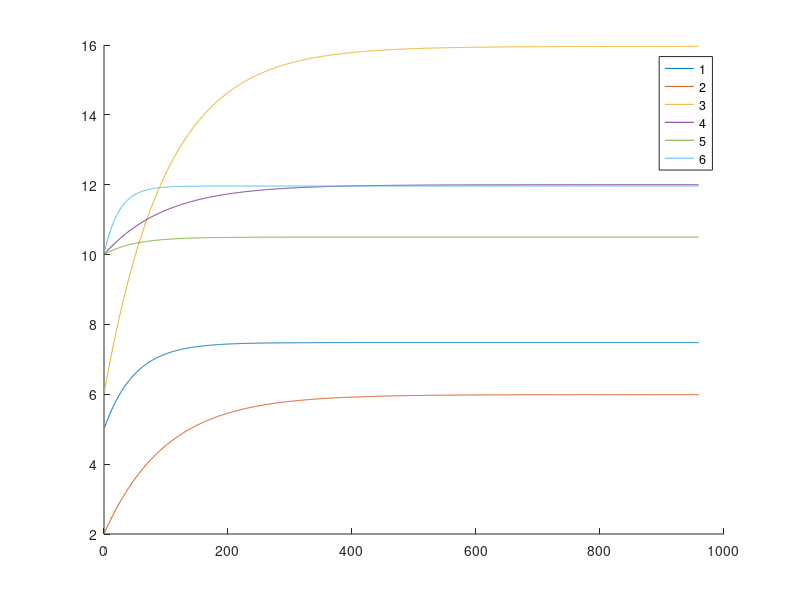

The MATLAB source for this figure:
clc
clear
%--------------------------------------------------------------------------
%输入阻抗控制时的位姿，速度加速度
%外力由于无，则进行模拟
%----------------------------------------------------------------------------
%使用二阶+一阶成分进行模拟
%设定：M=5；B=2;K=3;
%环境力C=4;
%-----------------------------------------
i=1;     %时间次数t=i*0.01
%---------------------------------------------------------
% 在碰到一些物体时，通过此种方法可以迅速停止当前运动，保护机器或操作员
%修改：
%1.M\B\K
%2.修改F_ext  应与运动平台传感器力同
%--------------------------------------------
M=[1,0,0,0,0,0;...
   0,1,0,0,0,0;...
   0,0,1,0,0,0;...
   0,0,0,1,0,0;...
   0,0,0,0,1,0;...
   0,0,0,0,0,1];
B=[2,0,0,0,0,0;...
   0,1,0,0,0,0;...
   0,0,1,0,0,0;...
   0,0,0,1,0,0;...
   0,0,0,0,2,0;...
   0,0,0,0,0,4];
K=[1,0,0,0,0,0;...
   0,1,0,0,0,0;...
   0,0,1,0,0,0;...
   0,0,0,1,0,0;...
   0,0,0,0,1,0;...
   0,0,0,0,0,1];
C=[1,0,0,0,0,0;...
   0,1,0,0,0,0;...
   0,0,1,0,0,0;...
   0,0,0,1,0,0;...
   0,0,0,0,1,0;...
   0,0,0,0,0,1];
%---------------------------------------------------------------------------------------------------
Con_1=ones(1,50);
Con_2=zeros(1,50);
Con_3=zeros(1,50);
Con_4=zeros(1,50);
Con_5=zeros(1,50);
Con_6=zeros(1,50);
%----------------------------------初始数据----------------------------------------------
T_s=0.01;         %s
m=20;            %kg
dx_re=   [5;2;6;10;10;10];        %m             %初始位姿
dx_d_re= [5;4;10;2;1;8];      %m/s           %速度
dx_dd_re=[2;2;2;2;2;2];     %m/s'2         %加速度

%-------------------------------------设定环境模拟力---------------------------------------------
F_ext=C*dx_re;                                                             %弹簧力(受外力/墙)
%-----------------------------------------------------------------
%F_ext=M*dx_dd+B*dx_d+K*dx

Jud_1=dx_d_re(2)+dx_d_re(3)+dx_d_re(4)+dx_d_re(5)+dx_d_re(6);         %判断域（不一定合理）
while Jud_1 > 0.001 
    
   
   F_ext=C*dx_re;
    
   dx_dd_act= inv(M)*(F_ext-B*dx_d_re-K*dx_re);
   dx_d_act = (T_s/2)*(dx_dd_act+dx_dd_re)+dx_d_re;
   dx_act   = (T_s/2)*(dx_d_act+dx_d_re)+dx_re;
   
   F_act=M*dx_dd_act+B*dx_d_re+K*dx_re;
    dx_dd_re = dx_dd_act;
    dx_d_re = dx_d_act;
    dx_re = dx_act;
    
    
    Con_1(i)=dx_re(1);
    Con_2(i)=dx_re(2);
    Con_3(i)=dx_re(3);
    Con_4(i)=dx_re(4);
    Con_5(i)=dx_re(5);
    Con_6(i)=dx_re(6);
    
    Jud_1=dx_d_re(2)+dx_d_re(3)+dx_d_re(4)+dx_d_re(5)+dx_d_re(6);
    
   i=i+1;
end
 hold on;
 plot(Con_1);
 plot(Con_2);
 plot(Con_3);
 plot(Con_4);
 plot(Con_5);
 plot(Con_6);
 
 legend('1','2','3','4','5','6');